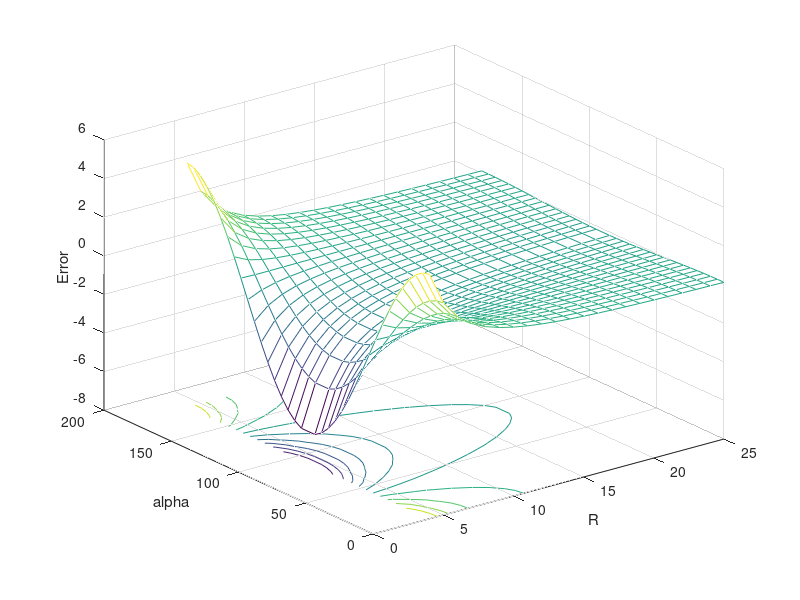
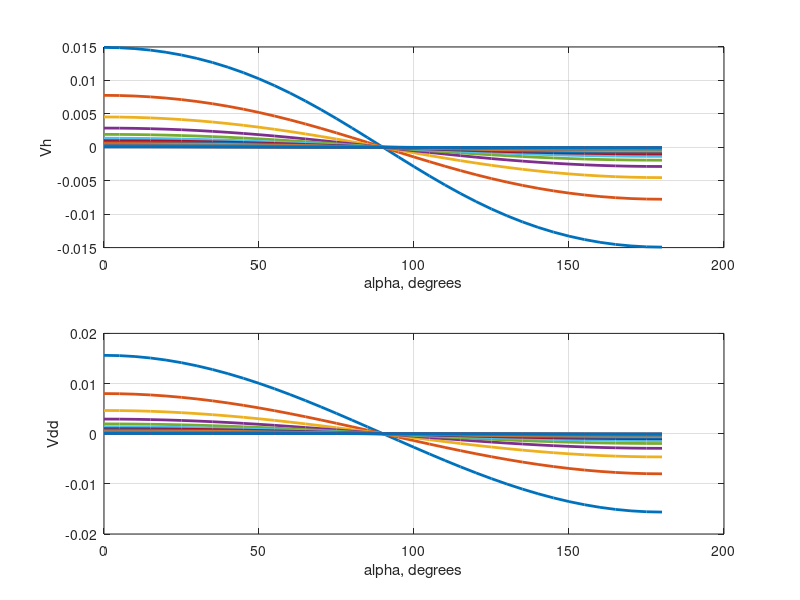
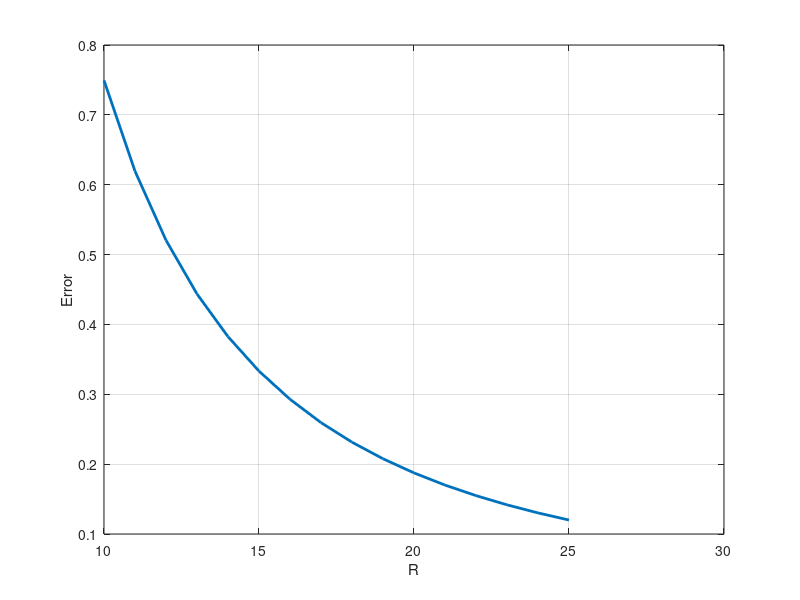
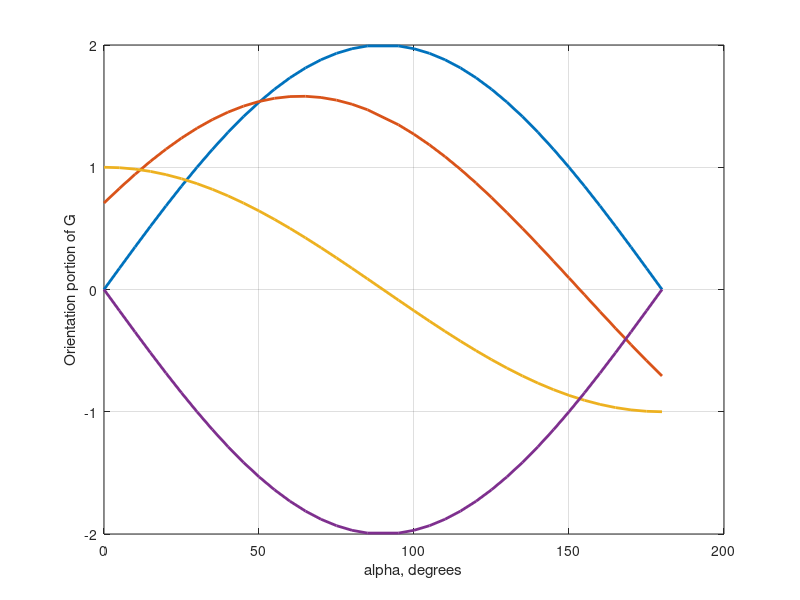

Write MATLAB code to recreate these figures, in order.
% Modeling the Spectroscopy of a Light Collecting Molecule Coupled to a
% Nanocrystalline Semiconductor
%
% Master of Science in Chemistry
% Washington State University
%
% This code generates Figure 6.2, 6.3, and 6.5 in my thesis.
% See page 89 - 93 for details.
%
% See Figure 6.3 for details of the geometry between two
% In the Matlab code, capital A and B represent alpha and beta, respectively.
%
% Greg C. Zweigle
%

clear;

% Convert degrees to radians
d2r = 2.0 * pi / 360.0;

% Electron distance from origin, normalized to nucleus distance.
R_electron = 0.5;

% Unit vector connecting the center point of the molecules.
% First term is along x-axis, second term is along y-axis.
Rhat = [1 0];

% Distance between the center point of the two molecules.
R_range = [4:25];

% Angle between electron centerline of electron b / nucleus B.
a_range = [0:5:85 95:5:180];

% Rotate the dipole connecting electron b / nucleus B.
alpha_index = 1; for alpha = a_range,

  % Vary the distance between the two molecules.
  R_index = 1; for R_molecules = R_range,

    % Rotate the dipole connecting electron a / nucleus A.
    T_index = 1; for theta = [0 45 90 180],

      % Vector between the molecules.
      R_v = R_molecules * Rhat;
      
      % Position vector of electron a.
      ra_v = R_electron * [cos(theta*d2r) sin(theta*d2r)];

      % Position vector of nucleus A.
      rA_v = -ra_v;

      % Position vector of electron b.
      rb_v = R_v + R_electron * [-cos((90-alpha)*d2r) sin((90-alpha)*d2r)];

      % Position vector of nucleus B.
      rB_v = R_v + R_electron * [cos((90-alpha)*d2r) -sin((90-alpha)*d2r)];

      % Vector pointing from electron a to nucleus A.
      raA_v = ra_v - rA_v;

      % Vector pointing from electron b to nucleus B.
      rbB_v = rb_v - rB_v;

      % Dipole-dipole potential.
      equation_6_29 = (raA_v * rbB_v' - ...
      3 * (raA_v * Rhat')*(rbB_v * Rhat')) / R_molecules^3;

      % For one particular distance, save numerator of Equation 6.18
      % so can plot as Figure 6.2.
      if R_molecules == 10,

        lone_dipole_plot(alpha_index,T_index) = equation_6_29;

        G_orient(alpha_index,T_index) = ...
	  2 * cos(theta*d2r) .* sin(alpha*d2r) + ...
              sin(theta*d2r) .* cos(alpha*d2r);

      end;

      % For one particular molecule aA orientation,
      % save dipole and Hamiltonian potentials.
      if theta == 90,
	
	% Equation 6.29 in Thesis.
        dipole(alpha_index,R_index) = equation_6_29;

	% Equation 6.28 in Thesis.
        hamilt(alpha_index,R_index) = ...
	  -1/sqrt((rb_v-rA_v)*(rb_v-rA_v)') + ...
          -1/sqrt((ra_v-rB_v)*(ra_v-rB_v)') + ...
           1/sqrt((rb_v-ra_v)*(rb_v-ra_v)') + ...
           1/sqrt((rB_v-rA_v)*(rB_v-rA_v)');

      end;

      T_index = T_index + 1;

    end;

  R_index = R_index + 1;

  end;

alpha_index = alpha_index + 1;

end;

% Calculate the ratio, Equation 6.30.
E = (dipole./hamilt - 1) * 100;

% Create Figure 6.4.
figure(1);
subplot(1,1,1);
meshc(R_range,a_range,E);
xlabel('R');
ylabel('alpha');
zlabel('Error');

% Plot Equation 6.28 and Equation 6.29 individually.  
figure(2);
subplot(2,1,1);
plot(a_range,hamilt,'LineWidth',2);
xlabel('alpha, degrees');
ylabel('Vh');
grid;
subplot(2,1,2);
plot(a_range,dipole,'LineWidth',2);
xlabel('alpha, degrees');
ylabel('Vdd');
grid;

% Create Figure 6.5.
figure(3);
subplot(1,1,1);
ind = find(R_range == 10);
plot(R_range(ind:length(R_range)),abs(E(1,ind:length(R_range))),...
'LineWidth',2);
xlabel('R');
ylabel('Error');
grid;

% Create Figure 6.2 two different ways. They match.
figure(4);
subplot(1,1,1);
plot(a_range,G_orient,'LineWidth',2);
grid;
xlabel('alpha, degrees');
ylabel('Orientation portion of G');
figure(5);
subplot(1,1,1);
plot(a_range,lone_dipole_plot*1000,'LineWidth',2);
grid;
xlabel('Check for correct orientation');
ylabel('alpha, degrees');
